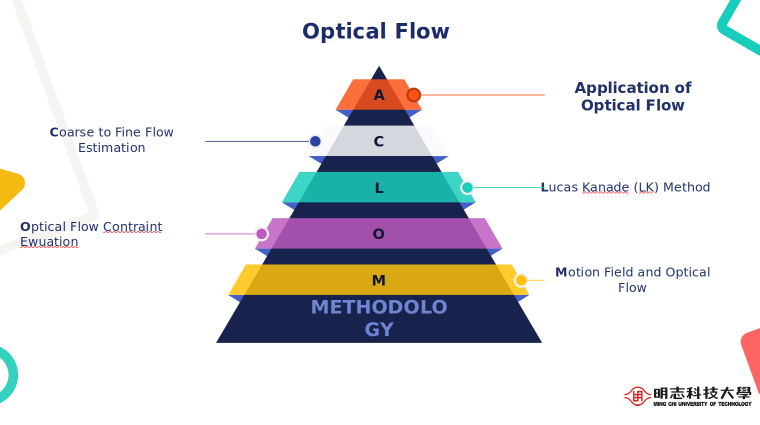
#> input picture documents/Optical Flow.png, 1519 x 850 px (shown at 1/2 size)
$ python -i pyramid.py   (imports and definitions only)
#> lines starting #> are read from the running program, lines starting #| are printed output that depends on the picture
"""
Project: Visual Odometry
Name : Heru-05 | M09158023
Date
"""

import math
from enum import Enum
import numpy as np
import cv2
from utils_img import img_blocks
from utils_sys import Printer


kVerbose = True

kNumLevelsInitSigma = 20

# pyramid types
class PyramidType(Enum):
    RESIZE            = 0  # only resize, do NOT filter (N.B.: filters are typically applied for obtaining a useful antialiasing effect)
                           # both Pyramid.imgs and Pyramid.imgs_filtered contain unfiltered resized images
    RESIZE_AND_FILTER = 1  # compute separated resized images and filtered images: first resize then filter (typically used by ORB)
                           # Pyramid.imgs contains (unfiltered) resized images, and Pyramid.imgs_filtered contain filtered resized images
    GAUSS_PYRAMID     = 2  # compute images in the scale-space: first filter (with appropriate sigmas) than resize, see  https://www.vlfeat.org/api/sift.html#sift-tech-ss  (used by SIFT, SURF, etc...)
                           # both Pyramid.imgs and Pyramid.imgs_filtered contain filtered images in the scale space

# PyramidAdaptor generate a pyramid of num_levels images and extracts features in each of these images
class Pyramid(object):
    def __init__(self, num_levels=4, scale_factor=1.2,
                 sigma0=1.0,     # N.B.: SIFT use 1.6 for this value
                 first_level=0,  # 0: start from input image; -1: start from up-scaled image*scale_factor
                 pyramid_type=PyramidType.RESIZE):
        self.num_levels = num_levels
        self.scale_factor = scale_factor
        self.sigma0 = sigma0
        self.first_level = first_level
        self.pyramid_type = pyramid_type

        self.imgs       = []
        self.imgs_filtered = []
        self.base_img = None

        self.scale_factors = None
        self.inv_scale_factors = None
        self.initSigmaLevels()


    def initSigmaLevels(self):
        num_levels = max(kNumLevelsInitSigma, self.num_levels)
        self.scale_factors = np.zeros(num_levels)
        self.inv_scale_factors = np.zeros(num_levels)
        self.scale_factors[0]=1.0
        self.inv_scale_factors[0]=1.0/self.scale_factors[0]
        for i in range(1,num_levels):
            self.scale_factors[i]=self.scale_factors[i-1]*self.scale_factor
            self.inv_scale_factors[i]=1.0/self.scale_factors[i]
        #print('self.inv_scale_factors: ', self.inv_scale_factors)


    def compute(self, frame):
        if self.first_level == -1:
            frame = self.createBaseImg(frame)  # replace the image with the new level -1 (up-resized image)
        if self.pyramid_type == PyramidType.RESIZE:
            return self.computeResize(frame)
        elif self.pyramid_type == PyramidType.RESIZE_AND_FILTER:
            return self.computeResizeAndFilter(frame)
        elif self.pyramid_type == PyramidType.GAUSS_PYRAMID:
            return self.computeGauss(frame)
        else:
            Printer.orange('Pyramid - unknown type')
            return self.computeResizePyramid(frame)


    # [8 lines left out: function createBaseImg, not called in this run]


    # only resize, do not filter
    def computeResize(self, frame):
        inv_scale = 1./self.scale_factor
        self.imgs = []
        self.imgs_filtered = []
        pyr_cur = frame
        for i in range(0,self.num_levels):
            self.imgs.append(pyr_cur)
            self.imgs_filtered.append(pyr_cur)
            if i < self.num_levels-1:
                pyr_down = cv2.resize(pyr_cur,(0,0),fx=inv_scale,fy=inv_scale)     # resize the unfiltered frame
                pyr_cur  = pyr_down


    # keep separated resized images and filtered images: first resize than filter with constant sigma
    # [48 lines left out: functions computeResizeAndFilter, computeGauss, not called in this run]

>>> import cv2
>>> picture = cv2.imread('../documents/Optical Flow.png')
#> picture is the input picture: shape (850, 1519, 3); mean B, G, R 227.3, 226.1, 226.5
>>> result = Pyramid().compute(picture)
#> the loop in computeResize, `for i in range(0,self.num_levels):` made 4 passes
#> pass 1, in computeResize, `pyr_down = cv2.resize(pyr_cur,(0,0),fx=inv_scale,fy=inv_scale)`:
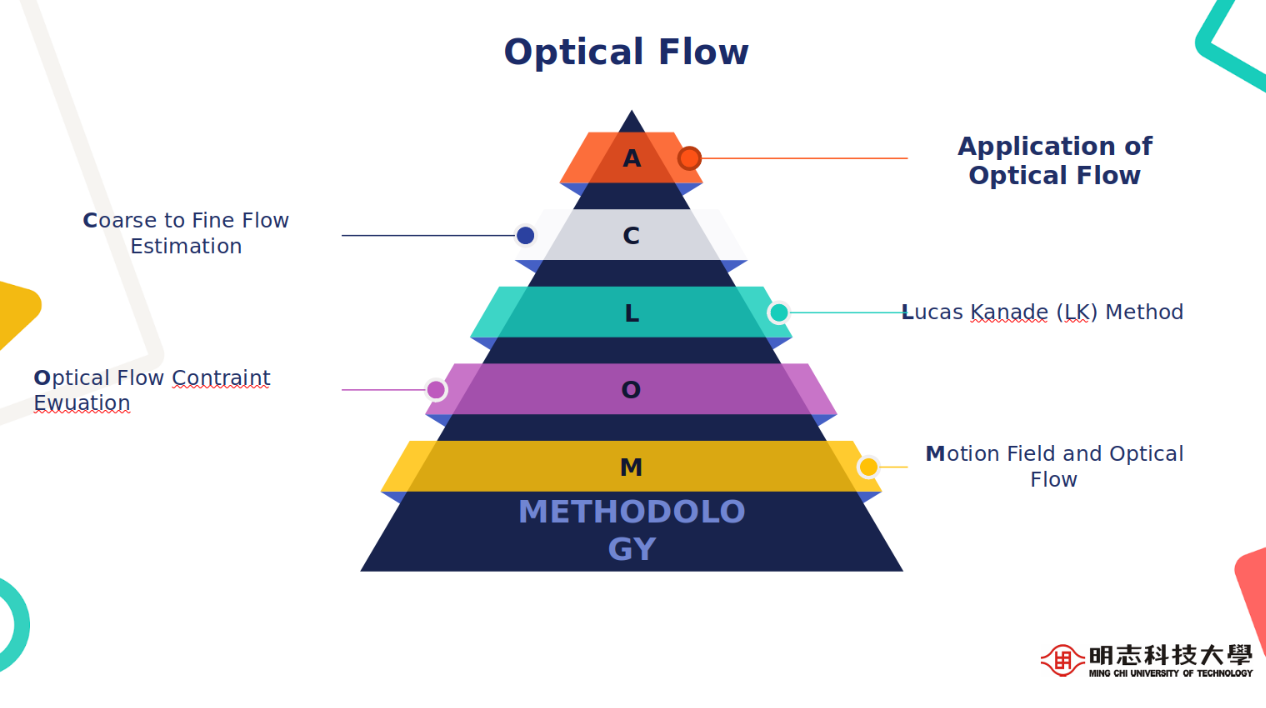
#> pyr_down: shape (708, 1266, 3); mean B, G, R 227.3, 226.1, 226.5
#> pass 3, in computeResize, `pyr_down = cv2.resize(pyr_cur,(0,0),fx=inv_scale,fy=inv_scale)`:
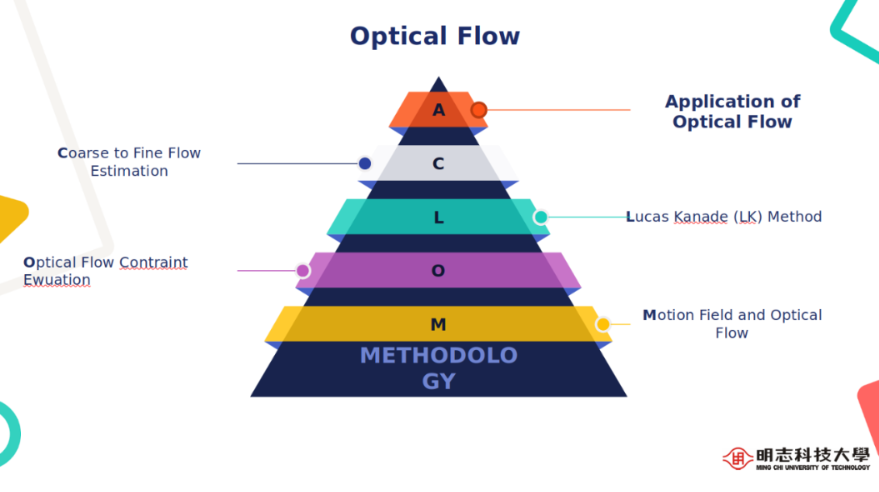
#> pyr_down: shape (492, 879, 3); mean B, G, R 227.3, 226.1, 226.5
#> after the loop in computeResize, `for i in range(0,self.num_levels):`: self.imgs = 4 items
